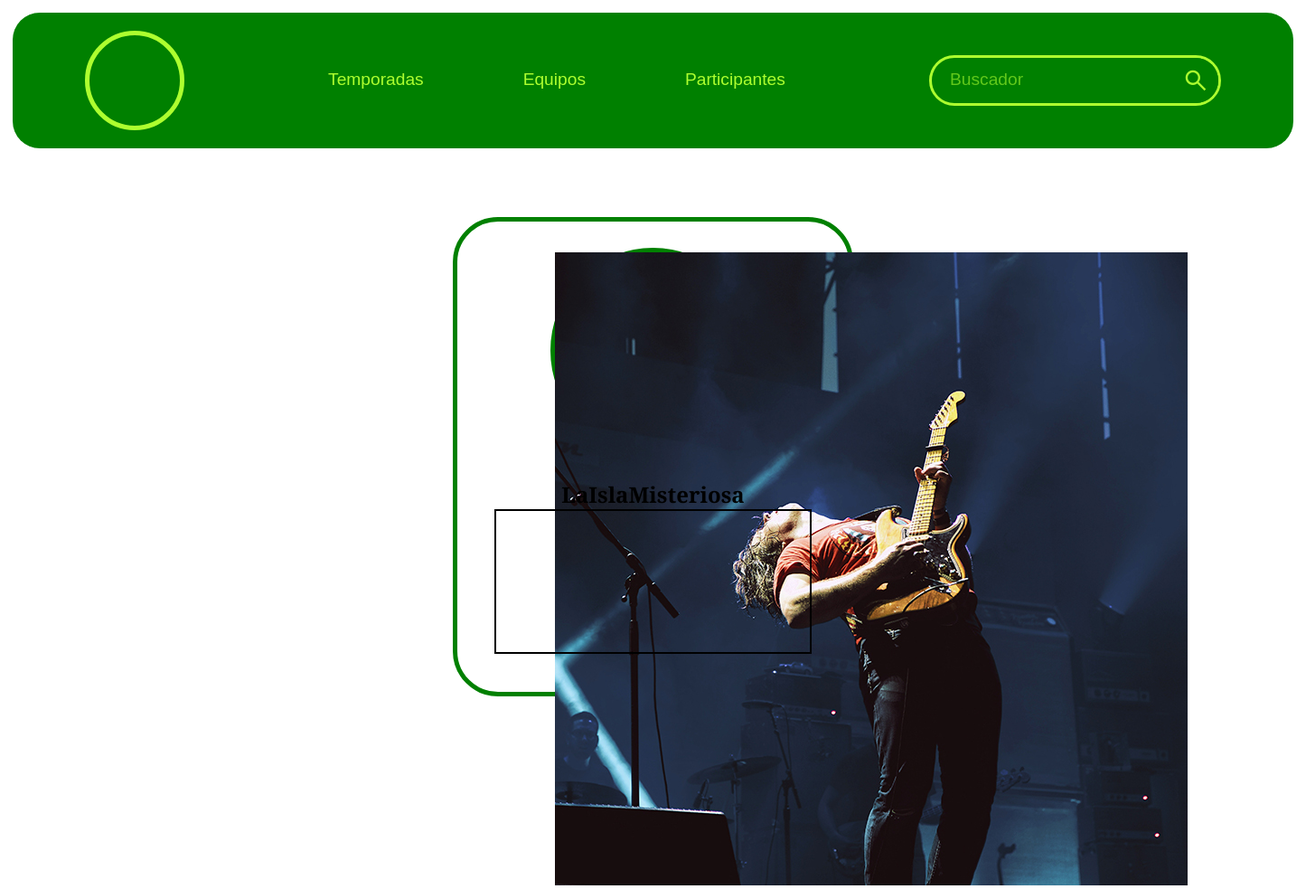
Before: /temporadas/ with the older database file.
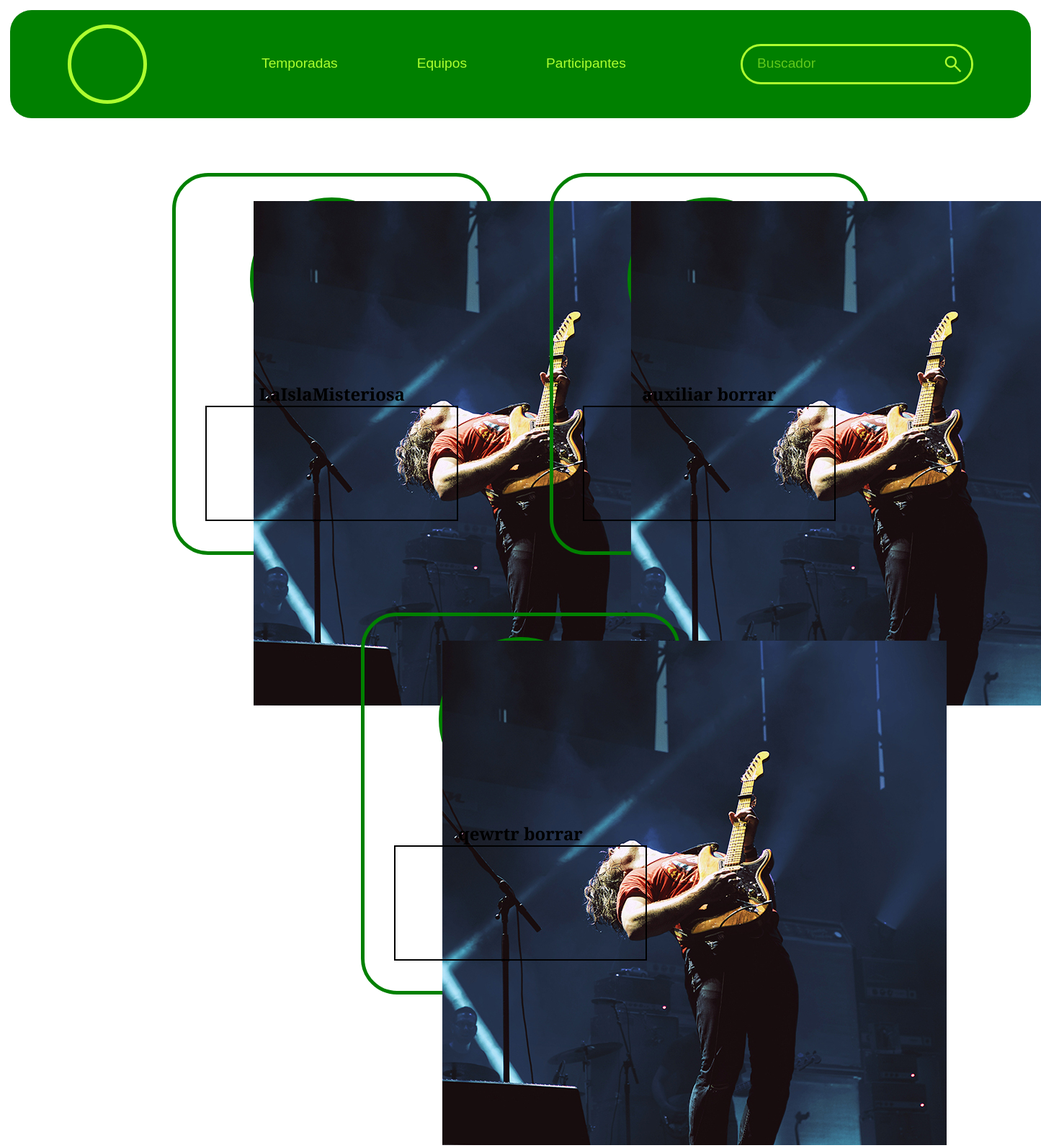
After: the same page with the newer database file.
### TCI/models.py (models this page shows, shortened)
class Temporada(models.Model):
    nombre = models.CharField(max_length=100)
    numero = models.IntegerField()
    puntos = models.OneToOneField(Detalle_desafio, to_field="puntos", null=True, on_delete=models.CASCADE)
    listaEquipo = models.ManyToManyField("Equipo")
    listaAlianza = models.ForeignKey(Alianza, on_delete=models.CASCADE, null=True, blank=True)
    listaDetalleDesafio = models.ManyToManyField("Detalle_desafio")
    listaRondaEliminacion = models.ForeignKey(RondaEliminacion, on_delete=models.CASCADE, null=True, blank=True)
    def listaDetalleDesafio(self):
        pass

### TCI/views.py (the view)
# urls.py: path('temporadas/', views.temporadas, name='temporadas'),
def temporadas(request):
    temporadas = Temporada.objects.all()
    return render(request, "temporadas.html", {'temporadas': temporadas})

### TCI/templates/temporadas.html (shortened to what this page needs)
{% extends "base.html" %}
{% load static %}
{% block head %}
<link rel="stylesheet" href="{% static 'css/temporadas.css' %}">
{% endblock %}
{% block content %}
<main class="temporada-main">
    {% for temporada in temporadas %}
    <div class="temporada-tarjeta">
        <div class="tarjeta-contenedor"><img src="static/img/02.jpg" alt=""></div>
        <h2>{{ temporada.nombre }}</h2>
        <div class="tarjeta-descripcion">
        </div>
    </div>
    {% endfor %}
</main>
{% endblock %}

### TCI/templates/base.html (shortened to what this page needs)
{% load static %}
<!DOCTYPE html>
<html lang="en">
<head>
    <link rel="stylesheet" href="{% static 'css/base.css' %}">
    {% block head %}
    {% endblock %}
</head>
<nav>
    <div class="nav-contenedor hijo"></div>
    <div class="nav-botones hijo">
        <a href="{% url 'temporadas' %}" class="nav-boton">Temporadas</a>
        <a href="{% url 'equipos' %}" class="nav-boton">Equipos</a>
        <a href="{% url 'participantes' %}" class="nav-boton">Participantes</a>
    </div>
    <form method="get" class="nav-agrupador hijo">
        <input type="text" placeholder="Buscador" name="buscador" value="{{ request.GET.buscador }}">
        <button type="submit" class="nav-agrupador-boton">
            <span class="material-symbols-outlined">
            </span>
        </button>
    </form>
</nav>
{% block content %}
{% endblock %}
</html>

### TCI/static/css/base.css (style rules this page uses)
* { padding: 0; margin: 0; font-family: 'Italianno', cursive; font-family: 'Kanit', sans-serif; font-family: 'Merriweather Sans', sans-serif; }
nav { margin-top: 1vw; background-color: green; width: 98vw; height: 150px; border-radius: 30px; position: fixed; display: flex; align-items: center; justify-content: space-around; }
.nav-botones { width: 35vw; display: flex; justify-content: space-between; align-items: center; }
.nav-boton { padding: 5px 0; text-decoration: none; font-size: larger; color: greenyellow; border-bottom: 3px green solid; transition: all 0.5s ease; }
.nav-contenedor { width: 100px; border: 5px greenyellow solid; height: 100px; border-radius: 50%; }
.nav-agrupador { border-radius: 30px; border: 3px greenyellow solid; display: flex; align-items: center; justify-content: center; }
.nav-agrupador input { margin: 10px 0 10px 20px; font-size: larger; color: greenyellow; background-color: green; border: none; transition: all 0.3s ; border-bottom: 3px green solid; }
.nav-agrupador input::placeholder { color: rgba(172, 255, 47, 0.574); transition: all 0.3s ; }
.nav-agrupador-boton { width: 50px; height: 50px; border: none; border-radius: 50%; background-color: green; display: flex; align-items: center; justify-content: center; transition: all 0.3s; }
.nav-agrupador span { padding: 0; font-size: 30px; color: greenyellow; }

### TCI/static/css/temporadas.css (style rules this page uses)
.temporada-main { margin-top: 200px; display: flex; flex-wrap: wrap; justify-content: center; align-items: center; }
.temporada-tarjeta { margin: 5vh ; width: 30vw; height: 65vh; border: 2px solid black; display: flex; align-items: center; flex-direction: column; border-radius: 50px; border: green solid 5px; }
.tarjeta-contenedor { margin: 2vw 0; width: 15vw; height: 15vw; border-radius: 50%; border: 5px green solid; }
.tarjeta-contenedor img { size-adjust: 100%; }
.tarjeta-descripcion { border: 2px black solid; width: 80%; height: 30%; }

Changed rows visible on the page:
added Temporada: nombre "auxiliar borrar"
added Temporada: nombre "qewrtr borrar"
